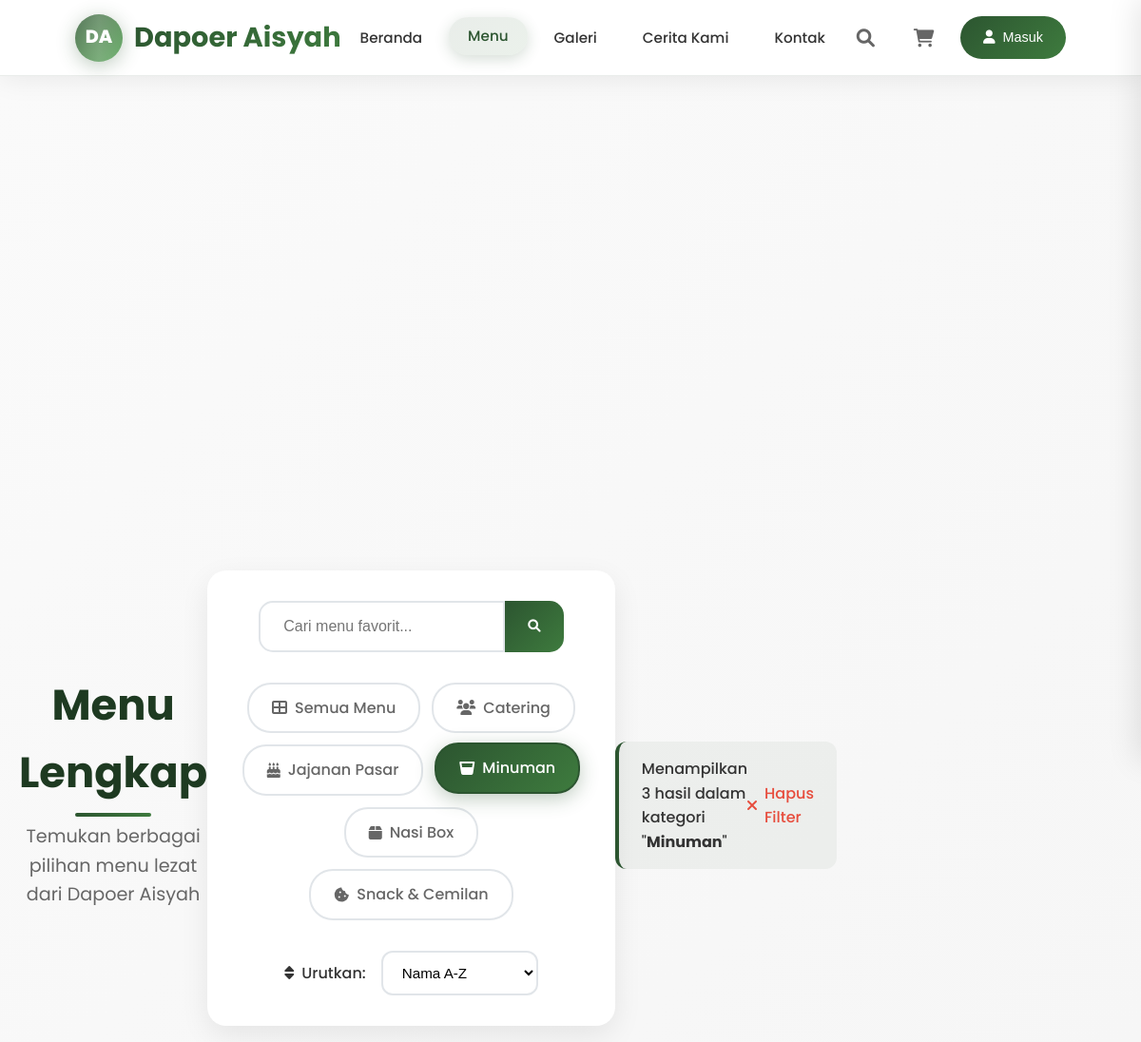
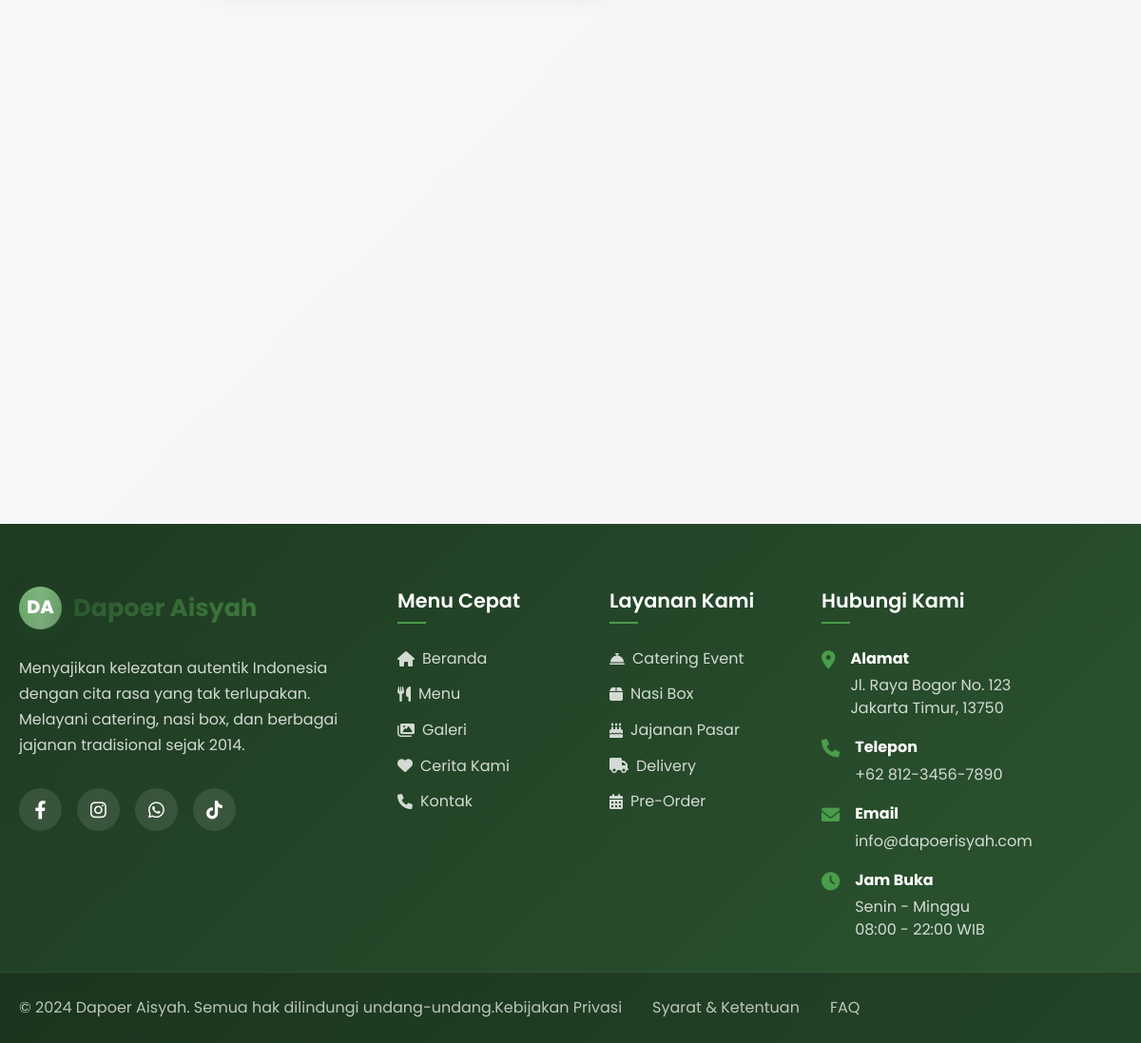
The page /menu.php?category=minuman on the database its author committed (2 pictures, top to bottom).
### tables this page shows
CREATE TABLE categories (
    id INT AUTO_INCREMENT PRIMARY KEY,
    name VARCHAR(50) NOT NULL,
    slug VARCHAR(50) UNIQUE NOT NULL,
    description TEXT,
    image VARCHAR(255),
    icon VARCHAR(50),
    sort_order INT DEFAULT 0,
    is_active BOOLEAN DEFAULT TRUE,
    meta_title VARCHAR(150),
    meta_description TEXT,
    created_at TIMESTAMP DEFAULT CURRENT_TIMESTAMP,
    updated_at TIMESTAMP DEFAULT CURRENT_TIMESTAMP ON UPDATE CURRENT_TIMESTAMP,
    INDEX idx_slug (slug),
    INDEX idx_active (is_active)
);

### config/database.php (called while the page is built, shortened)
<?php
function cleanInput($data) {
    $data = trim($data);
    $data = stripslashes($data);
    $data = htmlspecialchars($data);
    return $data;
}
?>

### menu.php (the view, shortened to what this page needs)
<?php
require_once 'config/database.php';
require_once 'includes/header.php';
$category = isset($_GET['category']) ? cleanInput($_GET['category']) : '';
$search = isset($_GET['search']) ? cleanInput($_GET['search']) : '';
$sort = isset($_GET['sort']) ? cleanInput($_GET['sort']) : 'name';
try {
    $pdo = getConnection();
    $stmt = $pdo->prepare("SELECT * FROM categories WHERE is_active = 1 ORDER BY name");
    $stmt->execute();
    $categories = $stmt->fetchAll();
    $whereConditions = ["p.is_active = 1"];
    $params = [];
    if ($category) {
        $whereConditions[] = "c.slug = ?";
        $params[] = $category;
    }
    $whereClause = implode(' AND ', $whereConditions);
    $orderBy = "p.name ASC";
    $sql = "
        SELECT p.*, c.name as category_name, c.slug as category_slug
        FROM products p
        LEFT JOIN categories c ON p.category_id = c.id
        WHERE $whereClause
        ORDER BY $orderBy
    ";
    $stmt = $pdo->prepare($sql);
    $stmt->execute($params);
    $products = $stmt->fetchAll();
} catch(PDOException $e) {
    $products = [];
    $categories = [];
}
?>
<main>
    <section class="menu-page">
        <div class="container">
            <div class="section-header">
                <h2>Menu Lengkap</h2>
                <p>Temukan berbagai pilihan menu lezat dari Dapoer Aisyah</p>
            </div>
            <div class="menu-filters">
                <div class="filter-container">
                    <div class="search-filter">
                        <form method="GET" class="search-form">
                            <div class="search-input-wrapper">
                                <input type="text" name="search" placeholder="Cari menu favorit..."
                                       value="<?php echo htmlspecialchars($search); ?>" class="filter-search-input">
                                <button type="submit" class="filter-search-btn">
                                    <i class="fas fa-search"></i>
                                </button>
                            </div>
                        </form>
                    </div>
                    <div class="category-filter">
                        <div class="filter-tabs">
                            <a href="menu.php" class="filter-tab <?php echo !$category ? 'active' : ''; ?>">
                                <i class="fas fa-th-large"></i>
                                Semua Menu
                            </a>
                            <?php foreach($categories as $cat): ?>
                                <a href="menu.php?category=<?php echo $cat['slug']; ?><?php echo $search ? '&search=' . urlencode($search) : ''; ?><?php echo $sort ? '&sort=' . $sort : ''; ?>"
                                   class="filter-tab <?php echo $category === $cat['slug'] ? 'active' : ''; ?>">
                                    <i class="<?php echo $cat['icon'] ?: 'fas fa-utensils'; ?>"></i>
                                    <?php echo htmlspecialchars($cat['name']); ?>
                                </a>
                            <?php endforeach; ?>
                        </div>
                    </div>
                    <div class="sort-filter">
                        <div class="sort-wrapper">
                            <label for="sortSelect">
                                <i class="fas fa-sort"></i>
                                Urutkan:
                            </label>
                            <select id="sortSelect" name="sort" onchange="changeSortOrder(this.value)" class="sort-select">
                                <option value="name" <?php echo $sort === 'name' ? 'selected' : ''; ?>>Nama A-Z</option>
                            </select>
                        </div>
                    </div>
                </div>
            </div>
            <?php if ($search || $category): ?>
                <div class="results-info">
                    <p>
                        Menampilkan <?php echo count($products); ?> hasil
                        <?php if ($category): ?>
                            <?php
                            $categoryName = '';
                            foreach($categories as $cat) {
                                if ($cat['slug'] === $category) {
                                    $categoryName = $cat['name'];
                                    break;
                                }
                            }
                            ?>
                            dalam kategori "<strong><?php echo htmlspecialchars($categoryName); ?></strong>"
                        <?php endif; ?>
                    </p>
                    <a href="menu.php" class="clear-filters">
                        <i class="fas fa-times"></i>
                        Hapus Filter
                    </a>
                </div>
            <?php endif; ?>
            <?php if (count($products) > 0): ?>
                <div class="products-grid">
                </div>
            <?php endif; ?>
        </div>
    </section>
</main>
<?php require_once 'includes/footer.php'; ?>

### assets/css/style.css (style rules this page uses)
* { margin: 0; padding: 0; box-sizing: border-box; }
body { font-family: "Poppins", "Segoe UI", Tahoma, Geneva, Verdana, sans-serif; line-height: 1.6; color: #333; background-color: #fff; overflow-x: hidden; }
.container { max-width: 1200px; margin: 0 auto; padding: 0 20px; }
html { scroll-behavior: smooth; }
section { padding: 5rem 0; }
.section-header { text-align: center; margin-bottom: 4rem; }
.section-header h2 { font-size: 2.8rem; font-weight: 700; margin-bottom: 1rem; color: #1e3a21; position: relative; }
.section-header h2::after { content: ""; position: absolute; bottom: -10px; left: 50%; transform: translateX(-50%); width: 80px; height: 4px; background: linear-gradient(135deg, #2c5530, #3e7b3e); border-radius: 2px; }
.section-header p { font-size: 1.2rem; color: #666; max-width: 600px; margin: 0 auto; line-height: 1.6; }
.products-grid { display: grid; grid-template-columns: repeat(auto-fit, minmax(300px, 1fr)); gap: 2rem; }
.container { max-width: 1200px; margin: 0 auto; padding: 0 20px; height: 100%; display: flex; align-items: center; }

### menu.php (style rules this page uses)
.menu-page { padding: 2rem 0; background: linear-gradient(135deg, #fafafa 0%, #f5f5f5 100%); min-height: 80vh; }
.menu-filters { background: white; border-radius: 20px; padding: 2rem; margin-bottom: 3rem; box-shadow: 0 10px 30px rgba(0, 0, 0, 0.08); }
.filter-container { display: grid; grid-template-columns: 1fr; gap: 2rem; }
.search-filter { display: flex; justify-content: center; }
.search-input-wrapper { display: flex; max-width: 400px; width: 100%; }
.filter-search-input { flex: 1; padding: 1rem 1.5rem; border: 2px solid #e1e5e9; border-radius: 15px 0 0 15px; outline: none; font-size: 1rem; transition: all 0.3s ease; }
.filter-search-btn { background: linear-gradient(135deg, #2c5530, #3e7b3e); color: white; border: none; padding: 1rem 1.5rem; border-radius: 0 15px 15px 0; cursor: pointer; transition: all 0.3s ease; }
.filter-tabs { display: flex; flex-wrap: wrap; gap: 0.75rem; justify-content: center; }
.filter-tab { display: flex; align-items: center; gap: 0.5rem; padding: 0.75rem 1.5rem; border: 2px solid #e1e5e9; border-radius: 25px; text-decoration: none; color: #666; font-weight: 500; transition: all 0.3s ease; white-space: nowrap; }
.filter-tab:hover, .filter-tab.active { background: linear-gradient(135deg, #2c5530, #3e7b3e); color: white; border-color: #2c5530; transform: translateY(-2px); box-shadow: 0 5px 20px rgba(44, 85, 48, 0.3); }
.sort-wrapper { display: flex; align-items: center; gap: 1rem; justify-content: center; }
.sort-wrapper label { display: flex; align-items: center; gap: 0.5rem; font-weight: 500; color: #333; }
.sort-select { padding: 0.75rem 1rem; border: 2px solid #e1e5e9; border-radius: 12px; outline: none; background: white; cursor: pointer; transition: all 0.3s ease; font-size: 0.95rem; }
.results-info { display: flex; justify-content: space-between; align-items: center; margin-bottom: 2rem; padding: 1rem 1.5rem; background: rgba(44, 85, 48, 0.05); border-radius: 12px; border-left: 4px solid #2c5530; }
.results-info p { margin: 0; color: #333; font-weight: 500; }
.clear-filters { display: flex; align-items: center; gap: 0.5rem; color: #e74c3c; text-decoration: none; font-weight: 500; transition: all 0.3s ease; }

### rows shown on the page
categories: name "Catering"
categories: name "Jajanan Pasar"
categories: name "Minuman"
categories: name "Nasi Box"
categories: name "Snack & Cemilan"

### other values the page prints
count($products) "3"
